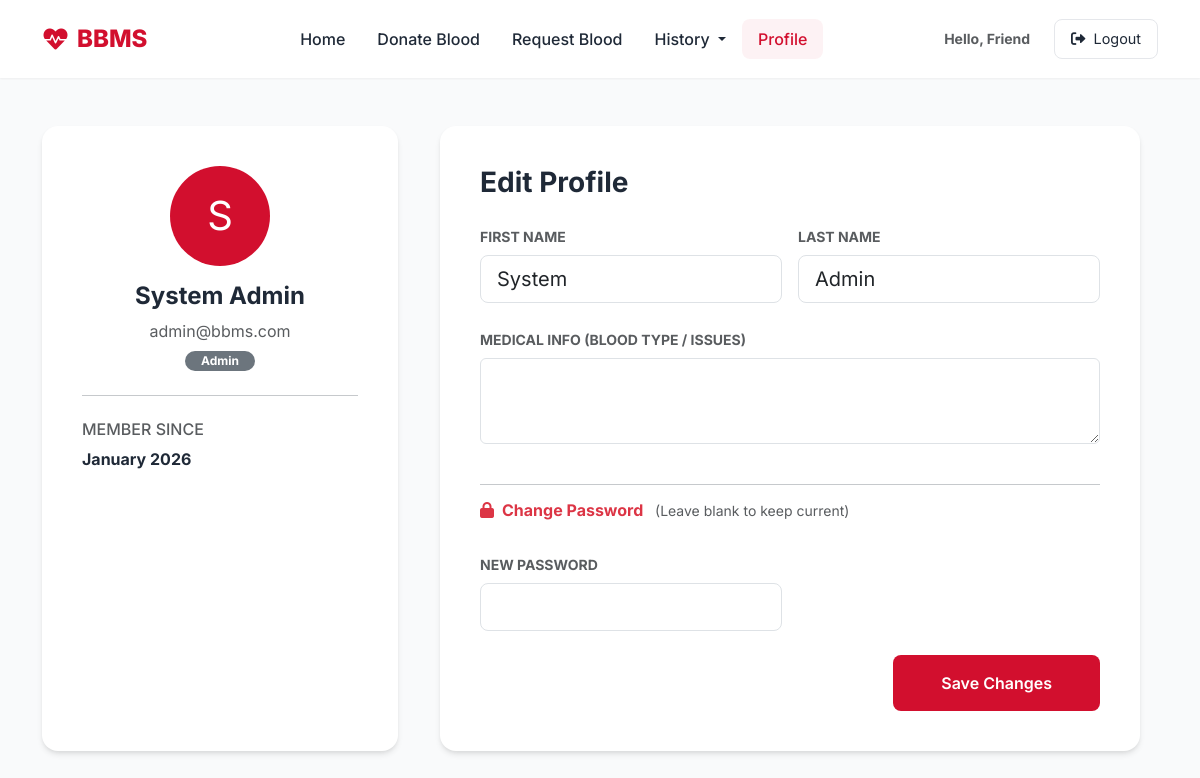
The page /donor/profile.php (signed in) on the database its author committed.
### tables this page shows
CREATE TABLE `users` (
  `id` int(11) NOT NULL AUTO_INCREMENT,
  `first_name` varchar(50) NOT NULL,
  `last_name` varchar(50) NOT NULL,
  `sex` enum('Male','Female','Other') NOT NULL,
  `username` varchar(50) NOT NULL,
  `password_hash` varchar(255) NOT NULL,
  `phone` varchar(20) NOT NULL,
  `email` varchar(100) NOT NULL,
  `profile_picture` varchar(255) DEFAULT NULL,
  `user_type` enum('admin','donor') NOT NULL DEFAULT 'donor',
  `status` enum('active','not_active') NOT NULL DEFAULT 'active',
  `created_at` timestamp NOT NULL DEFAULT current_timestamp(),
  PRIMARY KEY (`id`),
  UNIQUE KEY `username` (`username`),
  UNIQUE KEY `email` (`email`)
);

### donor/profile.php (the view, shortened to what this page needs)
<?php
require_once '../includes/db.php';
$uid = $_SESSION['user_id'];
$user = $pdo->prepare("SELECT * FROM users WHERE id = ?");
$user->execute([$uid]);
$user = $user->fetch();
?>
<!DOCTYPE html>
<html lang="en">
<head>
    <link href="https://cdn.jsdelivr.net/npm/bootstrap@5.3.0/dist/css/bootstrap.min.css" rel="stylesheet">
    <link href="https://cdnjs.cloudflare.com/ajax/libs/font-awesome/6.0.0/css/all.min.css" rel="stylesheet">
    <link href="../assets/css/client_style.css?v=<?php echo time(); ?>" rel="stylesheet">
</head>
<body>
    <?php require_once 'layout/navbar.php'; ?>
    <div class="container py-5">
        <div class="row g-4">
            <div class="col-md-4">
                <div class="form-card text-center h-100">
                    <div class="position-relative d-inline-block mb-3">
                        <div class="bg-primary text-white rounded-circle d-flex align-items-center justify-content-center mx-auto"
                            style="width: 100px; height: 100px; font-size: 2.5rem; background: var(--primary-red) !important;">
                            <?php echo strtoupper(substr($user['first_name'], 0, 1)); ?>
                        </div>
                    </div>
                    <h4 class="fw-bold"><?php echo htmlspecialchars($user['first_name'] . ' ' . $user['last_name']); ?>
                    </h4>
                    <p class="text-muted mb-1"><?php echo htmlspecialchars($user['email']); ?></p>
                    <span class="badge bg-secondary rounded-pill px-3"><?php echo ucfirst($user['user_type']); ?></span>
                    <hr class="my-4">
                    <div class="text-start">
                        <h6 class="text-uppercase text-muted fs-7 ls-1">Member Since</h6>
                        <p class="fw-bold"><?php echo date('F Y', strtotime($user['created_at'])); ?></p>
                    </div>
                </div>
            </div>
            <div class="col-md-8">
                <div class="form-card h-100">
                    <h3 class="fw-bold mb-4">Edit Profile</h3>
                    <form action="" method="POST">
                        <div class="row g-3">
                            <div class="col-md-6">
                                <label class="form-label text-muted small fw-bold">FIRST NAME</label>
                                <input type="text" class="form-control form-control-lg" name="first_name"
                                    value="<?php echo htmlspecialchars($user['first_name']); ?>" required>
                            </div>
                            <div class="col-md-6">
                                <label class="form-label text-muted small fw-bold">LAST NAME</label>
                                <input type="text" class="form-control form-control-lg" name="last_name"
                                    value="<?php echo htmlspecialchars($user['last_name']); ?>" required>
                            </div>
                            <div class="col-12 mt-4">
                                <label class="form-label text-muted small fw-bold">MEDICAL INFO (BLOOD TYPE /
                                    ISSUES)</label>
                                <textarea class="form-control" name="medical_info"
                                    rows="3"><?php echo htmlspecialchars($user['medical_info']); ?></textarea>
                            </div>
                            <div class="col-12 mt-4">
                                <hr>
                                <h6 class="fw-bold mb-3 text-danger"><i class="fas fa-lock me-2"></i>Change Password
                                    <span class="text-muted fw-normal small ms-2">(Leave blank to keep current)</span>
                                </h6>
                            </div>
                            <div class="col-md-6">
                                <label class="form-label text-muted small fw-bold">NEW PASSWORD</label>
                                <input type="password" class="form-control form-control-lg" name="new_password">
                            </div>
                            <div class="col-12 mt-4 text-end">
                                <button type="submit" class="btn btn-primary-custom px-5">Save Changes</button>
                            </div>
                        </div>
                    </form>
                </div>
            </div>
        </div>
    </div>
</body>
</html>

### assets/css/client_style.css (style rules this page uses)
:root { --primary-red: #D20F2E; --primary-dark: #b00c26; --text-dark: #1F2937; --text-muted: #6B7280; --bg-body: #F9FAFB; --white: #FFFFFF; --radius-lg: 16px; --radius-md: 12px; --shadow-sm: 0 1px 2px 0 rgba(0, 0, 0, 0.05); --shadow-md: 0 4px 6px -1px rgba(0, 0, 0, 0.1), 0 2px 4px -1px rgba(0, 0, 0, 0.06); --shadow-lg: 0 10px 15px -3px rgba(0, 0, 0, 0.1), 0 4px 6px -2px rgba(0, 0, 0, 0.05); }
body { background-color: var(--bg-body); font-family: 'Inter', sans-serif; color: var(--text-dark); }
.form-card { background: var(--white); border-radius: var(--radius-lg); box-shadow: var(--shadow-md); padding: 2.5rem; max-width: 700px; margin: 0 auto; }
.btn-primary-custom { background-color: var(--primary-red); color: var(--white); border: none; padding: 1rem 2rem; font-weight: 600; border-radius: 8px; transition: all 0.3s; }

### rows shown on the page
users: first_name "S", first_name+last_name "System Admin", email "admin@bbms.com", user_type "Admin", created_at "January 2026", first_name "System", last_name "Admin"
